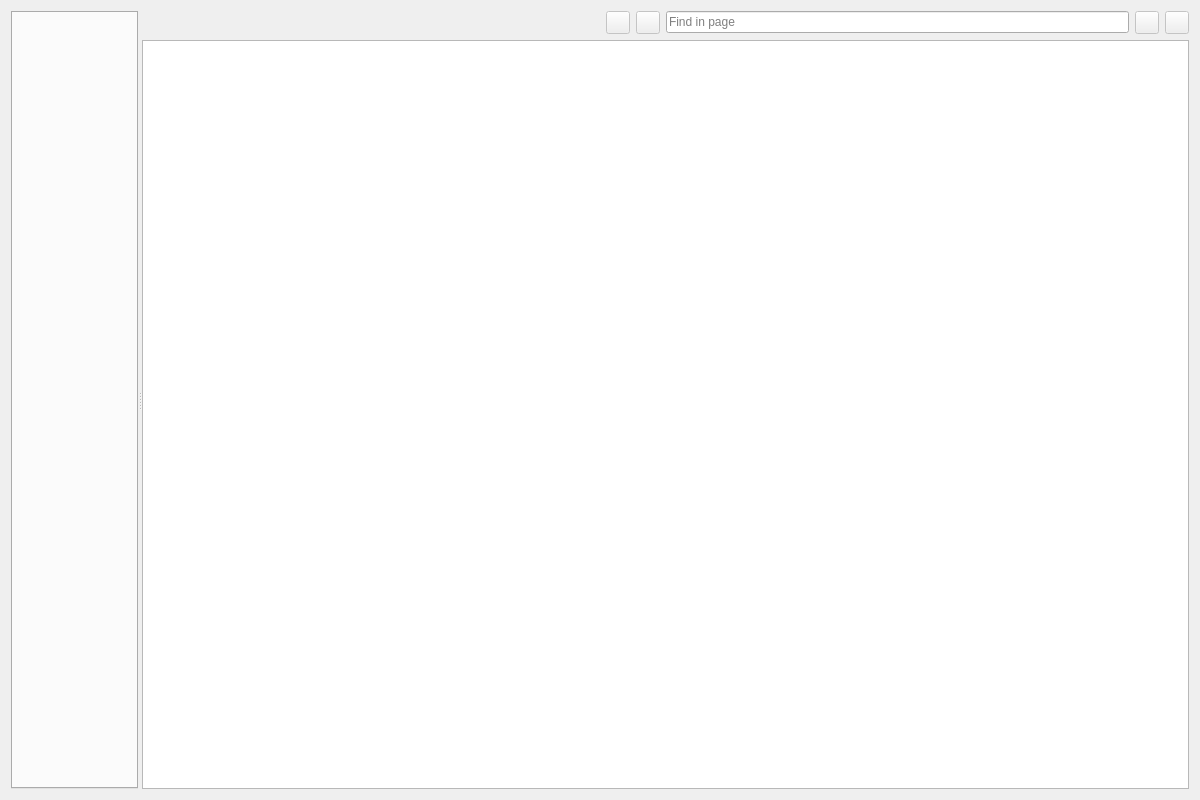
<?xml version="1.0" encoding="UTF-8"?>
<ui version="4.0">
 <class>fso::fred::dialogs::HelpTopicsDialog</class>
 <widget class="QDialog" name="fso::fred::dialogs::HelpTopicsDialog">
  <property name="geometry">
   <rect>
    <x>0</x>
    <y>0</y>
    <width>1200</width>
    <height>800</height>
   </rect>
  </property>
  <property name="windowTitle">
   <string>QtFRED Help</string>
  </property>
  <layout class="QHBoxLayout" name="mainLayout">
   <item>
    <widget class="QSplitter" name="splitter">
     <property name="orientation">
      <enum>Qt::Horizontal</enum>
     </property>
     <widget class="QTabWidget" name="navigationTabs">
      <property name="sizePolicy">
       <sizepolicy hsizetype="Preferred" vsizetype="Expanding">
        <horstretch>0</horstretch>
        <verstretch>0</verstretch>
       </sizepolicy>
      </property>
     </widget>
     <widget class="QWidget" name="rightPanel">
      <property name="sizePolicy">
       <sizepolicy hsizetype="Expanding" vsizetype="Expanding">
        <horstretch>0</horstretch>
        <verstretch>0</verstretch>
       </sizepolicy>
      </property>
      <layout class="QVBoxLayout" name="rightLayout">
       <property name="leftMargin">
        <number>0</number>
       </property>
       <property name="topMargin">
        <number>0</number>
       </property>
       <property name="rightMargin">
        <number>0</number>
       </property>
       <property name="bottomMargin">
        <number>0</number>
       </property>
       <item>
        <layout class="QHBoxLayout" name="navBar">
         <item>
          <spacer name="navSpacer">
           <property name="orientation">
            <enum>Qt::Horizontal</enum>
           </property>
           <property name="sizeHint" stdset="0">
            <size>
             <width>40</width>
             <height>20</height>
            </size>
           </property>
          </spacer>
         </item>
         <item>
          <widget class="QToolButton" name="backButton">
           <property name="toolTip">
            <string>Back</string>
           </property>
           <property name="enabled">
            <bool>false</bool>
           </property>
          </widget>
         </item>
         <item>
          <widget class="QToolButton" name="forwardButton">
           <property name="toolTip">
            <string>Forward</string>
           </property>
           <property name="enabled">
            <bool>false</bool>
           </property>
          </widget>
         </item>
         <item>
          <widget class="QLineEdit" name="findLineEdit">
           <property name="placeholderText">
            <string>Find in page</string>
           </property>
           <property name="clearButtonEnabled">
            <bool>true</bool>
           </property>
          </widget>
         </item>
         <item>
          <widget class="QToolButton" name="findPreviousButton">
           <property name="toolTip">
            <string>Find previous</string>
           </property>
           <property name="enabled">
            <bool>false</bool>
           </property>
          </widget>
         </item>
         <item>
          <widget class="QToolButton" name="findNextButton">
           <property name="toolTip">
            <string>Find next</string>
           </property>
           <property name="enabled">
            <bool>false</bool>
           </property>
          </widget>
         </item>
        </layout>
       </item>
       <item>
        <widget class="fso::fred::dialogs::HelpBrowser" name="helpBrowser">
         <property name="sizePolicy">
          <sizepolicy hsizetype="Expanding" vsizetype="Expanding">
           <horstretch>0</horstretch>
           <verstretch>0</verstretch>
          </sizepolicy>
         </property>
        </widget>
       </item>
      </layout>
     </widget>
    </widget>
   </item>
  </layout>
 </widget>
 <customwidgets>
  <customwidget>
   <class>fso::fred::dialogs::HelpBrowser</class>
   <extends>QTextBrowser</extends>
   <header>ui/dialogs/HelpTopicsDialog.h</header>
  </customwidget>
 </customwidgets>
 <resources/>
 <connections/>
</ui>
